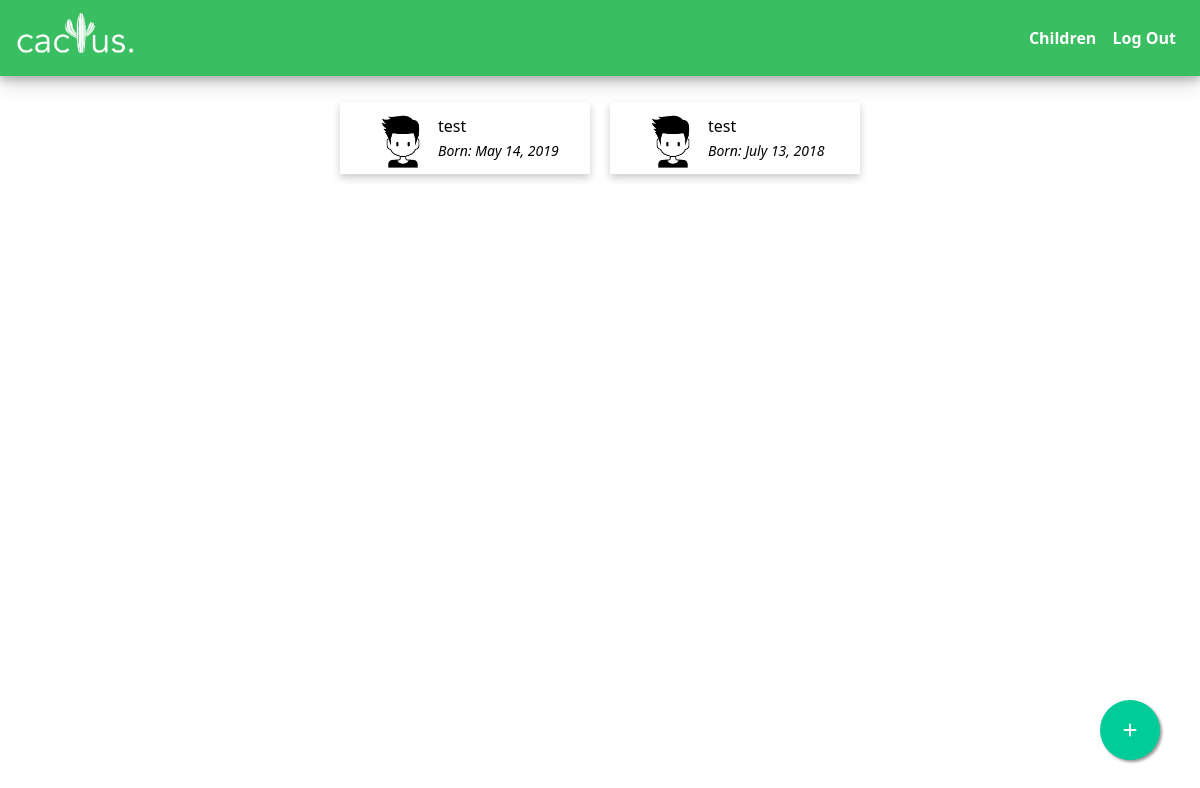
Page /kids (signed in) on the earlier database version.
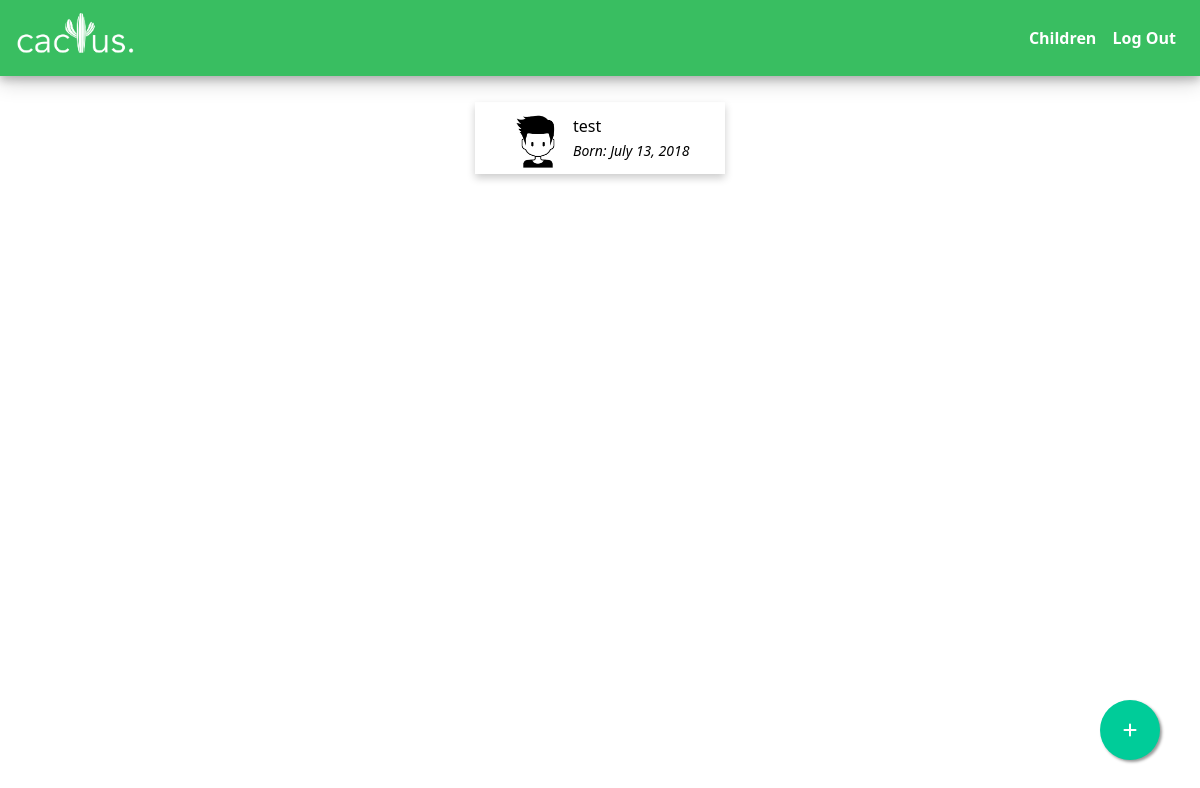
Same page on the later database version.
### cactusApp/models.py (models this page shows, shortened)
class Child(models.Model):
    name = models.CharField(max_length=64)
    gender = models.CharField(max_length=5)
    birthday = models.DateField()
    user = models.ForeignKey(User, on_delete=models.CASCADE)

### cactusApp/views.py (the view)
# urls.py: path("kids", views.kids, name='kids'),
def kids(request):
    if not request.user.is_authenticated:
        return HttpResponseRedirect(reverse("home"))
    kids = Child.objects.filter(user=request.user)
    context = {
        'kids': kids,
    }
    return render(request, 'cactusApp/child.html', context)

### cactusApp/templates/cactusApp/child.html (shortened to what this page needs)
{% extends "cactusApp/base.html" %}
{% load static %}
{% block body %}
<div class="container">
    <div class="child-wrraper mt-10 row justify-content-md-center">
        {% for i in kids %}
        <div class="child-card col-6 col-md-4">
            <a href="{% url 'kid' i.id %}">
                <div class="card-container">
                    {% if i.gender == 'boy'%}
                        <img src="{% static 'img/boy.png' %}" alt="">
                    {% else %}
                        <img src="{% static 'img/girl.png' %}" alt="">
                    {% endif %}
                    <div class="child-info">
                        <span class="my-2">{{i.name}}</span><br>
                        <span class="my-2 small born">Born: {{i.birthday}}</span>
                    </div>
                  </div>
            </a>
        </div>
        {% endfor %}
    </div>
    <a href="{% url 'index' %}" class="float">
        <i class="fa fa-plus my-float"></i>
    </a>
</div>
{% endblock %}

### cactusApp/templates/cactusApp/base.html (shortened to what this page needs)
{% load static %}
<!doctype html>
<html lang="en">
  <head>
    <link href="https://cdn.jsdelivr.net/npm/bootstrap@5.0.0-beta3/dist/css/bootstrap.min.css" rel="stylesheet">
    <link rel="stylesheet" href="https://cdnjs.cloudflare.com/ajax/libs/font-awesome/4.7.0/css/font-awesome.min.css">
    <link href="{% static 'style/main.css' %}" rel="stylesheet">
  </head>
  <body>
      {% if request.user.is_authenticated %}
      <nav class="navbar" style="background-color: #39BE61;">
        <a class="navbar-brand" href="#">
          <img class="logo-img" src="{% static 'img/Logo2.png'%}" alt="">
        </a>
        <div class="nav-content">
            <span class="navbar-text">
              <a href="{% url 'kids' %}">Children</a>
            </span>
            <span class="navbar-text">
              <a  href="{% url 'logout' %}">Log Out</a>
            </span>
        </div>
      </nav>
      {% endif %}
      <div class="">
            {% block body %}{% endblock %}
       </div>
  </body>
</html>

### cactusApp/static/style/main.css (style rules this page uses)
body { overflow-x: hidden; }
img { width: 320px; height: 150px; }
.card-container { padding: 2px 16px; }
.child-wrraper { width: 100%; margin: 0 auto; margin-top: 16px; }
.child-card { box-shadow: 0 4px 8px 0 rgba(0,0,0,0.2); transition: 0.3s; width: 250px; display: inline-block; margin: 10px; }
.child-card img { width: 70px; height: 70px; display: inline; float: left; padding: 5px; }
a { text-decoration: none; }
.born { color: grey; font-style: italic; }
.child-info { float: left padding: 5px; margin-top: 10px; margin-left: 10px; }
.child-info span { color: black; }
.float { position:fixed; width:60px; height:60px; bottom:40px; right:40px; background-color:#0C9; color:#FFF; border-radius:50px; text-align:center; box-shadow: 2px 2px 3px #999; z-index: 10; }
.my-float { margin-top:22px; }
.logo-img { width: 120px; height: 50px; margin-left: 16px; }
.nav-content, .nav-content a { margin-right: 12px; }
.nav-content a { color: white; font-weight: bold; text-decoration: none; }
.navbar { box-shadow: 0 4px 8px 0 rgba(0, 0, 0, 0.2), 0 6px 20px 0 rgba(0, 0, 0, 0.19); }

Differences in the rows shown:
removed Child: name "test", birthday "May 14, 2019"
